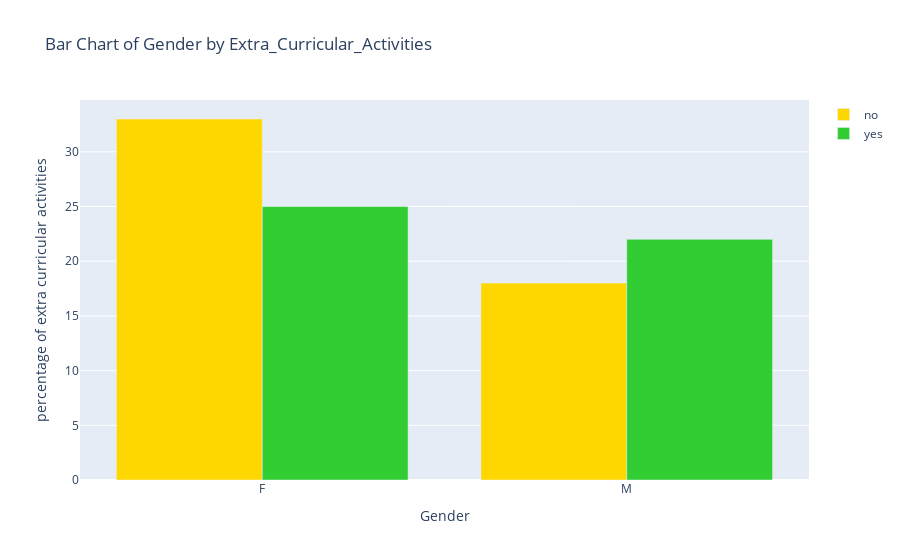

The cell this chart's notebook holds for it:
### Markdown cell above
<div 
style="
/* color:white;
background-color:#141414; */
color:black;
background-color:#d9d9d9;
border-radius:10px;
padding:1%;
font-size:1em;
border: 1px solid #3f37c9;
"> 
🔎 <b>We can see that:</b>
<ul>
    <li>Most of the parents support their children in studies.</li>
</ul></div>

### Code cell
gender_col = df_coloumns[1]  # Gender column
extracurricular_col = df_coloumns[18]  # Extra_Curricular_Activities column

# Group by Gender and extracurricular, and count the percentage of occurrences
extracurricular_counts = df.groupby([gender_col, extracurricular_col]).size().fillna(0).unstack()
extracurricular_counts = (extracurricular_counts*100)//df.shape[0]

# Create the figure
fig = go.Figure()

# Add bars for each extracurricular as separate traces, creating a stacked effect
for extracurricular in extracurricular_counts.columns:
    fig.add_trace(
        go.Bar(
            x=extracurricular_counts.index,
            y=extracurricular_counts[extracurricular],
            name=str(extracurricular),
            marker_color="limegreen" if extracurricular == "yes" else "gold"  # Different colors for each extracurricular
        )
    )

# Update layout with stacked option
fig.update_layout(
    title_text=f'Bar Chart of {gender_col} by {extracurricular_col}',
    xaxis_title='Gender',
    yaxis_title='percentage of extra curricular activities',
)

fig.show()

### Figure 1 — Plotly figure (JSON) as saved in the notebook; plotly's stock layout.template omitted (floating-point values rounded to 4 significant figures)
{"data": [{"marker": {"color": "gold"}, "name": "no", "type": "bar", "x": ["F", "M"], "y": [33, 18]}, {"marker": {"color": "limegreen"}, "name": "yes", "type": "bar", "x": ["F", "M"], "y": [25, 22]}], "layout": {"title": {"text": "Bar Chart of Gender by Extra_Curricular_Activities"}, "xaxis": {"title": {"text": "Gender"}}, "yaxis": {"title": {"text": "percentage of extra curricular activities"}}}}
